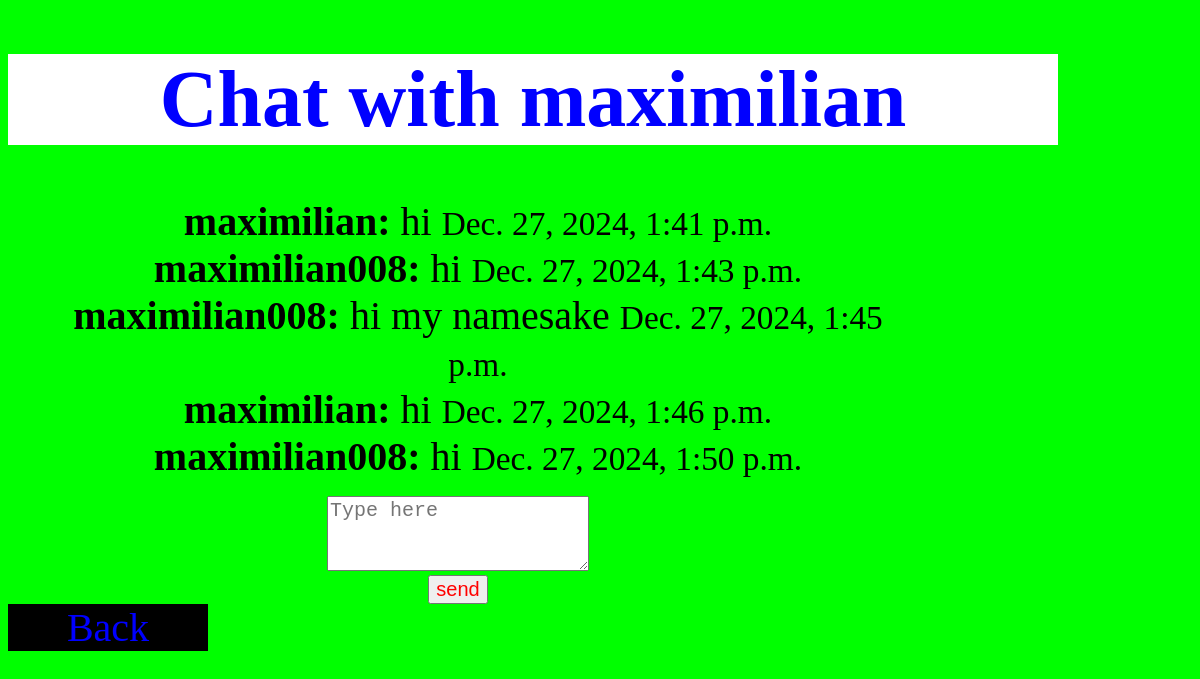
The page /chat_room/1/ (signed in) on the database its author committed.
### socializing/models.py (models this page shows, shortened)
class Message(models.Model):
    sender =models.ForeignKey(User,on_delete=models.CASCADE,related_name="sent_messages")
    receiver =models.ForeignKey(User,on_delete=models.CASCADE,related_name="received_messages")
    text = models.TextField()
    timestamp = models.DateTimeField(auto_now_add=True)

### socializing/views.py (the view)
# urls.py: path('chat_room/',views.chat_room,name='chat_room'),
def chat_room(request,user_id):
    other_user = get_object_or_404(User,id=user_id)
    messages = Message.objects.filter(sender=request.user,
                receiver=other_user)|Message.objects.filter(sender=other_user,receiver=request.user).order_by('timestamp')
    if request.method == "POST":
        text = request.POST.get('text')
        if text:
            Message.objects.create(sender=request.user,receiver=other_user,text=text)
            return redirect('chat_room',user_id=user_id)
    return render(request,'socializing/chat_room.html',{'messages':messages,'other_user':other_user})

### socializing/templates/socializing/chat_room.html (shortened to what this page needs)
<!DOCTYPE html>
<html>
<head>
</head>
<body>
<body>
    <h1>Chat with
    {{ other_user.username }}</h1>
    <div>
        <ul>
            {% for message in messages %}
            <li>
                <strong>{{ message.sender.username }}:</strong>
                {{ message.text }}
                <small> {{ message.timestamp }}</small>
            </li>
            {% endfor %}
        </ul>
    </div>
    <form  method="POST">
        <textarea name="text" rows="3" placeholder="Type here"required></textarea><br>
        <button type="submit">send</button>
    </form>
    <a href="{% url 'chat_list' %}">Back</a>
</body>
</html>

### socializing/templates/socializing/chat_room.html (style rules this page uses)
body { background-color : rgb(0,255,0); display : block; width : 900px; text-align : center; }
h1 { display : block; width : 1050px; font-size : 80px; text-align : center; color : rgb(0,0,255); background-color : white; }
textarea { font-size : 20px; }
button { font-size : 20px; color : rgb(255,0,0); }
ul { list-style-type:none; }
li { font-size:40px; }
a { display:block; color:blue; background-color:black; text-decoration:none; width:200px; font-size:40px; text-align:center; }

### rows shown on the page
Message: sender.username "maximilian", text "hi", timestamp "Dec. 27, 2024, 1:41 p.m."
Message: sender.username "maximilian008", text "hi", timestamp "Dec. 27, 2024, 1:43 p.m."
Message: sender.username "maximilian008", text "hi my namesake", timestamp "Dec. 27, 2024, 1:45 p.m."
Message: sender.username "maximilian", text "hi", timestamp "Dec. 27, 2024, 1:46 p.m."
Message: sender.username "maximilian008", text "hi", timestamp "Dec. 27, 2024, 1:50 p.m."

### other values the page prints
{{ other_user.username }} "maximilian"
